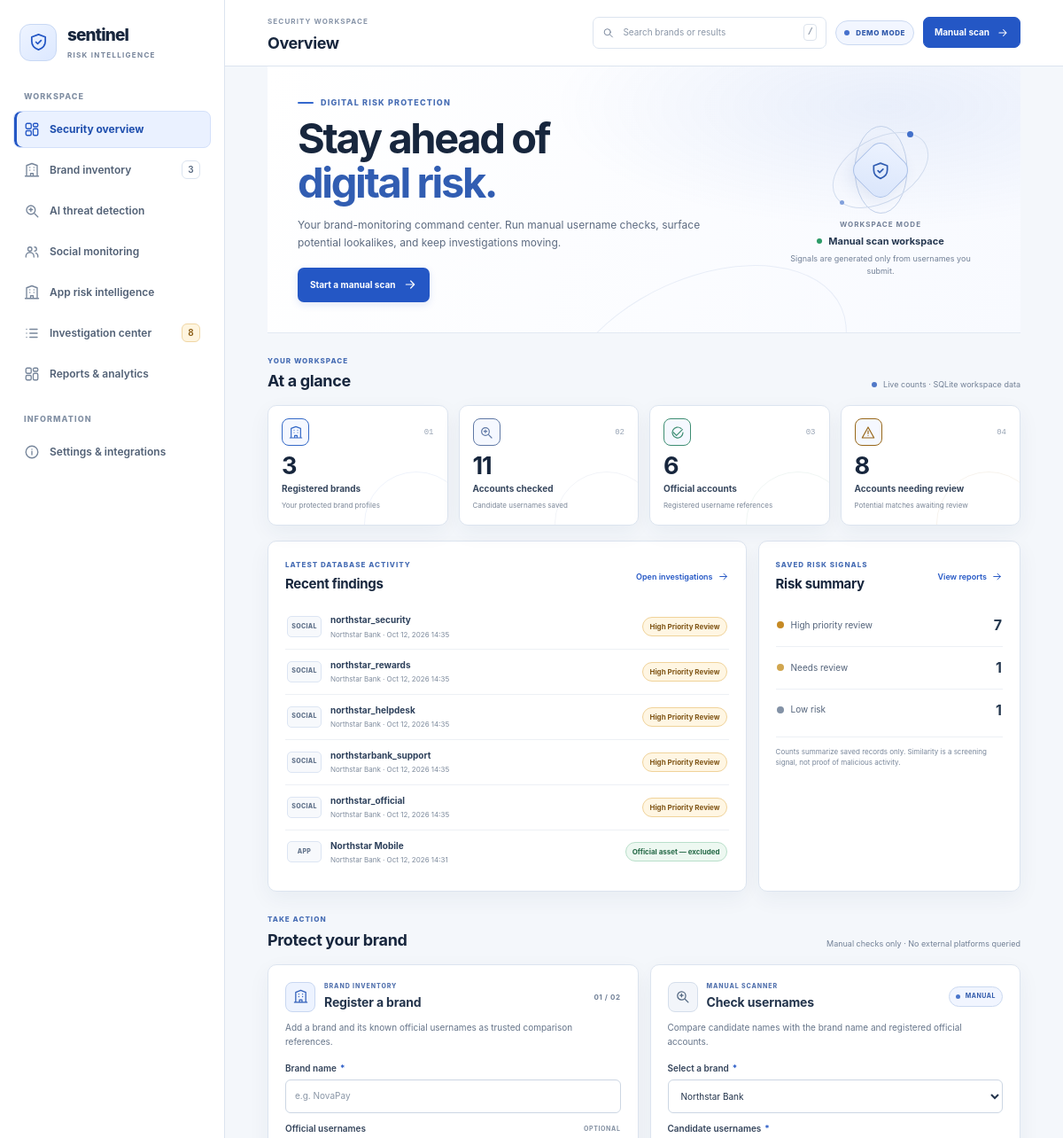
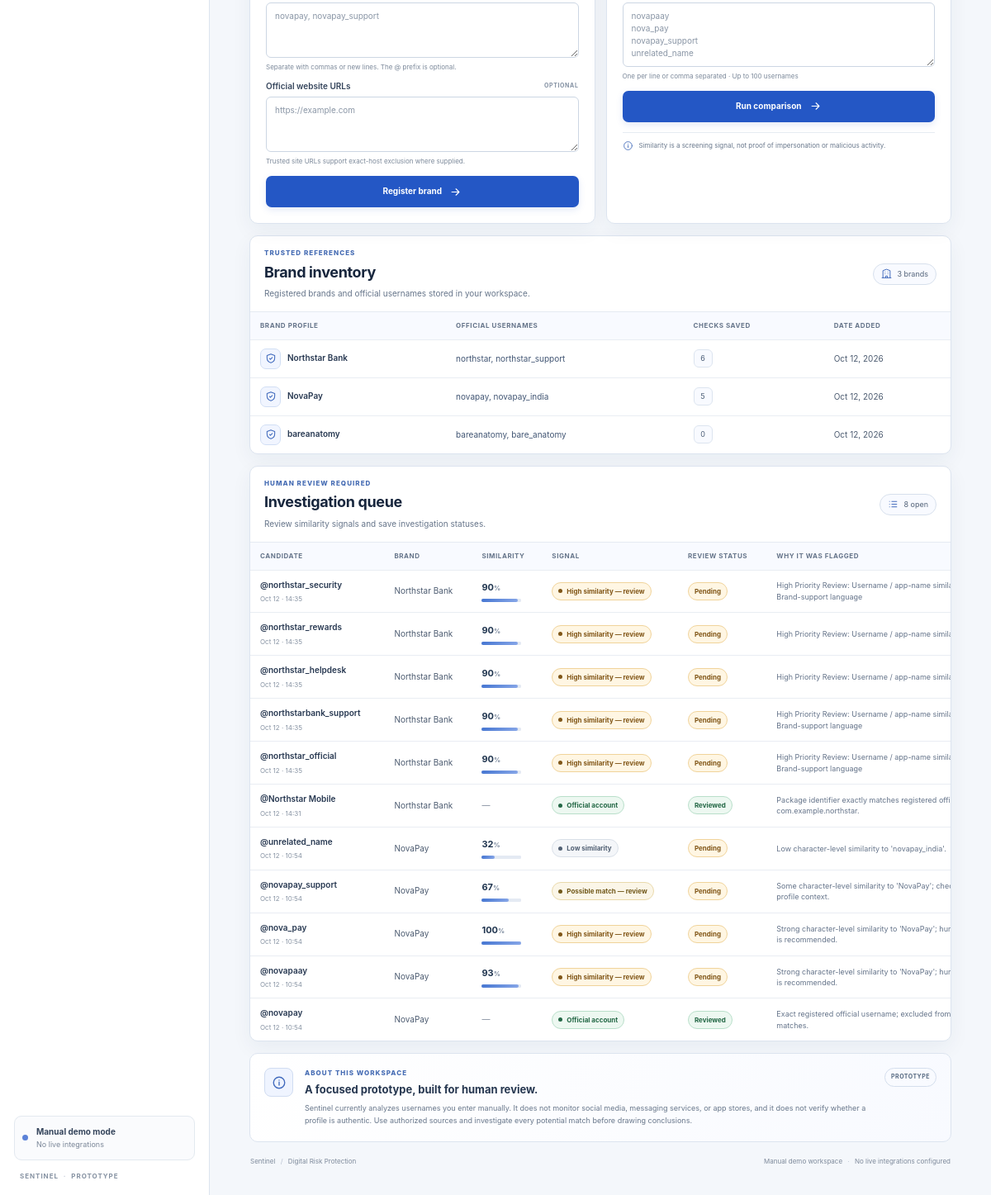
Before: / with the older database file (2 pictures, top to bottom).
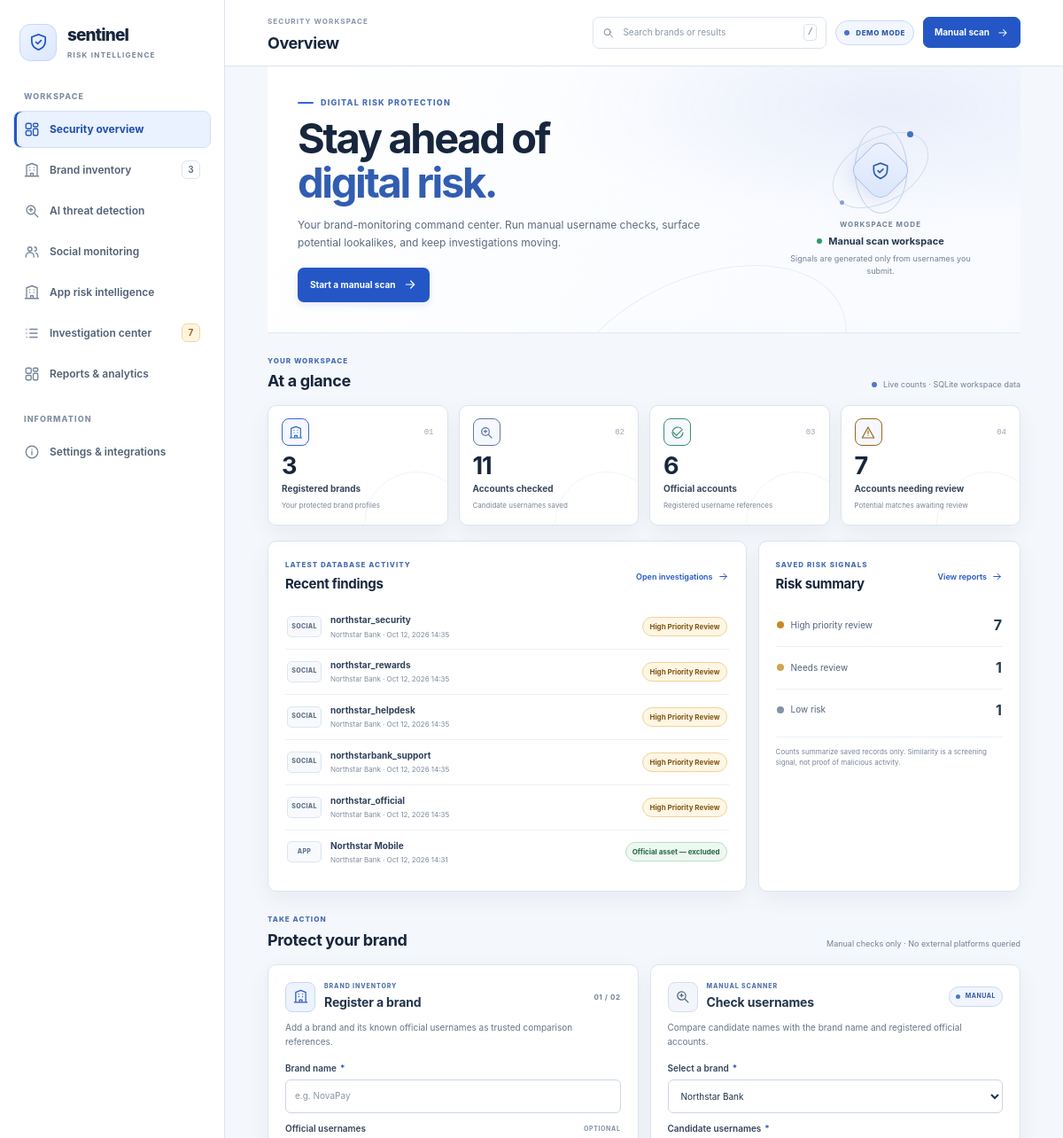
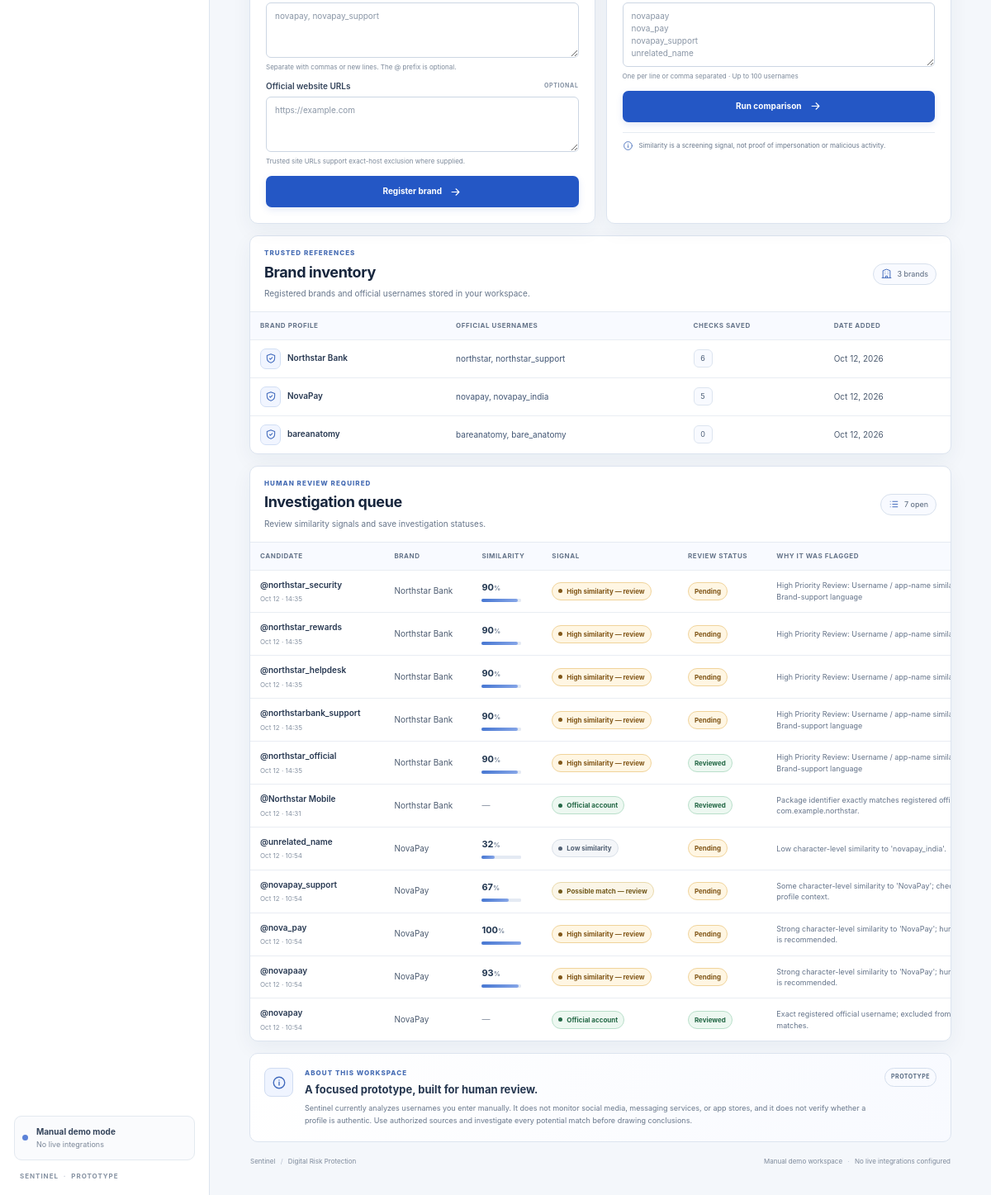
After: the same page with the newer database file (2 pictures, top to bottom).
### monitor/models.py (models this page shows, shortened)
class MonitoringResult(models.Model):
    class AssetType(models.TextChoices):
        SOCIAL = "social", "Social profile"
        APP = "app", "App listing"
    class RiskStatus(models.TextChoices):
        OFFICIAL = "official", "Official account"
        HIGH = "high", "High similarity — review"
        POSSIBLE = "possible", "Possible match — review"
        LOW = "low", "Low similarity"
    class ReviewStatus(models.TextChoices):
        PENDING = "pending", "Pending"
        UNDER_REVIEW = "under_review", "Under Review"
        REVIEWED = "reviewed", "Reviewed"
    brand = models.ForeignKey(
        Brand, on_delete=models.CASCADE, related_name="monitoring_results"
    )
    asset_type = models.CharField(
        max_length=8, choices=AssetType.choices, default=AssetType.SOCIAL
    )
    candidate_username = models.CharField(max_length=30)
    candidate_display_name = models.CharField(max_length=160, blank=True, default="")
    candidate_description = models.TextField(blank=True, default="")
    publisher = models.CharField(max_length=160, blank=True, default="")
    package_id = models.CharField(max_length=180, blank=True, default="")
    listing_url = models.URLField(max_length=500, blank=True, default="")
    source = models.CharField(max_length=80, default="manual", blank=True)
    similarity_score = models.PositiveSmallIntegerField(null=True, blank=True)
    risk_score = models.PositiveSmallIntegerField(null=True, blank=True)
    confidence_score = models.PositiveSmallIntegerField(null=True, blank=True)
    detected_signals = models.JSONField(default=list, blank=True)
    evidence = models.JSONField(default=list, blank=True)
    risk_status = models.CharField(max_length=12, choices=RiskStatus.choices)
    review_status = models.CharField(
        max_length=12,
        choices=ReviewStatus.choices,
        default=ReviewStatus.PENDING,
    )
    explanation = models.CharField(max_length=255)
    created_at = models.DateTimeField(auto_now_add=True)
    class Meta:
        ordering = ("-created_at", "-id")
    @property
    def risk_classification(self):
        return {
            self.RiskStatus.OFFICIAL: "Official asset — excluded",
            self.RiskStatus.HIGH: "High Priority Review",
            self.RiskStatus.POSSIBLE: "Needs Review",
            self.RiskStatus.LOW: "Low Risk",
        }.get(self.risk_status, self.get_risk_status_display())

class Brand(models.Model):
    brand_name = models.CharField(max_length=100)
    official_accounts = models.TextField()
    official_urls = models.TextField(blank=True, default="")
    created_at = models.DateTimeField(auto_now_add=True)
    class Meta:
        constraints = [
            models.UniqueConstraint(
                Lower("brand_name"), name="unique_brand_name_case_insensitive"
            ),
        ]

### monitor/views.py (the view)
# urls.py: path("", views.home, name="home"),
def home(request):
    return render(request, "index.html", dashboard_context())

### monitor/forms.py (shortened to what this page needs)
class BrandRegistrationForm(forms.Form):
    brand_name = forms.CharField(max_length=100, strip=True)
    official_accounts = forms.CharField(
        max_length=1500,
        required=False,
        widget=forms.Textarea(attrs={"rows": 3}),
        help_text="Separate usernames with commas or new lines. The @ prefix is optional.",
    )
    official_urls = forms.CharField(
        max_length=2000,
        required=False,
        widget=forms.Textarea(attrs={"rows": 2}),
        help_text="Optional trusted URLs, one per line or separated by commas.",
    )

class CandidateScanForm(forms.Form):
    brand = forms.ModelChoiceField(queryset=Brand.objects.none())
    candidate_usernames = forms.CharField(
        max_length=4000,
        widget=forms.Textarea(attrs={"rows": 5}),
        help_text="Enter up to 100 usernames, separated by commas or new lines.",
    )
    def __init__(self, *args, **kwargs):
        super().__init__(*args, **kwargs)
        self.fields["brand"].queryset = Brand.objects.order_by("brand_name")

### monitor/risk.py (called while the page is built)
def parse_official_accounts(value):
    return [account.strip() for account in re.split(r"[,\n\r]+", value) if account.strip()]

### monitor/templates/index.html (shortened to what the changed rows need)
{% load static %}
<!DOCTYPE html>
<html lang="en">
<head>
    <link rel="stylesheet" href="{% static 'monitor/style.css' %}">
</head>
<body>
    <div class="app-shell">
        <aside class="sidebar" id="sidebar" aria-label="Sentinel navigation">
            <nav class="sidebar-nav" aria-label="Main navigation">
                <a class="nav-link" href="{% url 'investigation_center' %}" data-page="investigations"><svg><use href="#icon-queue"></use></svg><span>Investigation center</span>{% if accounts_needing_review_count %}<span class="nav-count alert-count">{{ accounts_needing_review_count }}</span>{% endif %}</a>
            </nav>
        </aside>
        <div class="main-area">
            <header class="topbar">
                <div class="page-heading"><span class="topbar-kicker">SECURITY WORKSPACE</span><h1 id="page-title">Overview</h1></div>
            </header>
            <main class="dashboard-content">
                <section class="hero" id="overview" data-page-title="Overview">
                    <div class="hero-copy-block"><p class="eyebrow"><span class="eyebrow-line"></span> DIGITAL RISK PROTECTION</p>
                        <h2>Stay ahead of<br><span>digital risk.</span></h2>
                    </div>
                </section>
                <section class="section-block" aria-labelledby="stats-heading" data-section-panel="overview">
                    <div class="section-heading"><div><h2 id="stats-heading">At a glance</h2></div></div>
                    <div class="stats-grid">
                        <article class="stat-card stat-amber"><div class="stat-top"><span class="stat-icon"><svg><use href="#icon-alert"></use></svg></span><span class="stat-index">04</span></div><div class="stat-value">{{ accounts_needing_review_count }}</div><div class="stat-label">Accounts needing review</div><div class="stat-foot">Potential matches awaiting review</div></article>
                    </div>
                </section>
                <section class="overview-lower-grid" aria-label="Recent activity and risk summary">
                    <article class="panel recent-panel">
                        <div class="section-heading"><div><h2>Recent findings</h2></div></div>
                        {% if recent_results %}<div class="recent-list">{% for result in recent_results %}<a class="recent-item" href="{% url 'investigation_center' %}"><span class="recent-type">{% if result.asset_type == 'app' %}APP{% else %}SOCIAL{% endif %}</span><span class="recent-copy"><strong>{{ result.candidate_display_name|default:result.candidate_username }}</strong><small>{{ result.brand.brand_name }} · {{ result.created_at|date:"M j, Y H:i" }}</small></span><span class="status-badge risk-{{ result.risk_status }}">{{ result.risk_classification }}</span></a>{% endfor %}</div>{% endif %}
                    </article>
                    <article class="panel risk-summary-panel"><div class="section-heading"><div><h2>Risk summary</h2></div></div></article>
                </section>
                <section class="section-block" aria-labelledby="actions-heading" data-section-panel="monitor">
                    <div class="section-heading section-heading-spaced"><div><h2 id="actions-heading">Protect your brand</h2></div></div>
                </section>
                <section class="panel table-panel" id="brand-inventory" data-page-title="Brand inventory" aria-labelledby="brand-list-heading">
                    <div class="panel-heading table-heading"><div><h2 id="brand-list-heading">Brand inventory</h2></div></div>
                    {% if brands %}<div class="table-scroll"><table class="brand-table"><thead><tr><th>Brand profile</th><th>Official usernames</th><th>Checks saved</th><th>Date added</th></tr></thead></table></div>{% endif %}
                </section>
                <section class="panel table-panel" id="investigations" data-page-title="Investigation queue" aria-labelledby="investigations-heading">
                    <div class="panel-heading table-heading"><div><p class="eyebrow">HUMAN REVIEW REQUIRED</p><h2 id="investigations-heading">Investigation queue</h2><p class="panel-description">Review similarity signals and save investigation statuses.</p></div><span class="count-chip"><svg><use href="#icon-queue"></use></svg>{{ accounts_needing_review_count }} open</span></div>
                    {% if results %}<div class="table-scroll"><table class="results-table"><thead><tr><th>Candidate</th><th>Brand</th><th>Similarity</th><th>Signal</th><th>Review status</th><th>Why it was flagged</th><th>Update</th></tr></thead><tbody>
                        {% for result in results %}<tr data-search-row data-search="{{ result.candidate_username }} {{ result.brand.brand_name }} {{ result.explanation }} {{ result.get_risk_status_display }} {{ result.get_review_status_display }}">
                            <td><span class="candidate-handle">@{{ result.candidate_username }}</span><span class="row-date">{{ result.created_at|date:"M j · H:i" }}</span></td><td>{{ result.brand.brand_name }}</td>
                            <td>{% if result.similarity_score != None %}<span class="score-value">{{ result.similarity_score }}<small>%</small></span><progress class="score-progress" max="100" value="{{ result.similarity_score }}" aria-label="{{ result.similarity_score }} percent similarity"></progress>{% else %}<span class="muted">—</span>{% endif %}</td>
                            <td><span class="status-badge risk-{{ result.risk_status }}"><span></span>{{ result.get_risk_status_display }}</span></td>
                            <td><span class="status-badge review-{{ result.review_status }}">{{ result.get_review_status_display }}</span></td>
                            <td class="explanation">{{ result.explanation }}</td>
                        </tr>{% endfor %}
                    </tbody></table></div>{% endif %}
                </section>
                <section class="about-panel" id="about" data-page-title="Settings & about" aria-labelledby="about-heading"><div><h2 id="about-heading">A focused prototype, built for human review.</h2></div></section>
            </main>
        </div>
    </div>
</body>
</html>

Changed rows visible on the page:
changed MonitoringResult "northstar_official": review_status "Pending" → "Reviewed"
Other visible differences:
{{ accounts_needing_review_count }}: "8" → "7"
